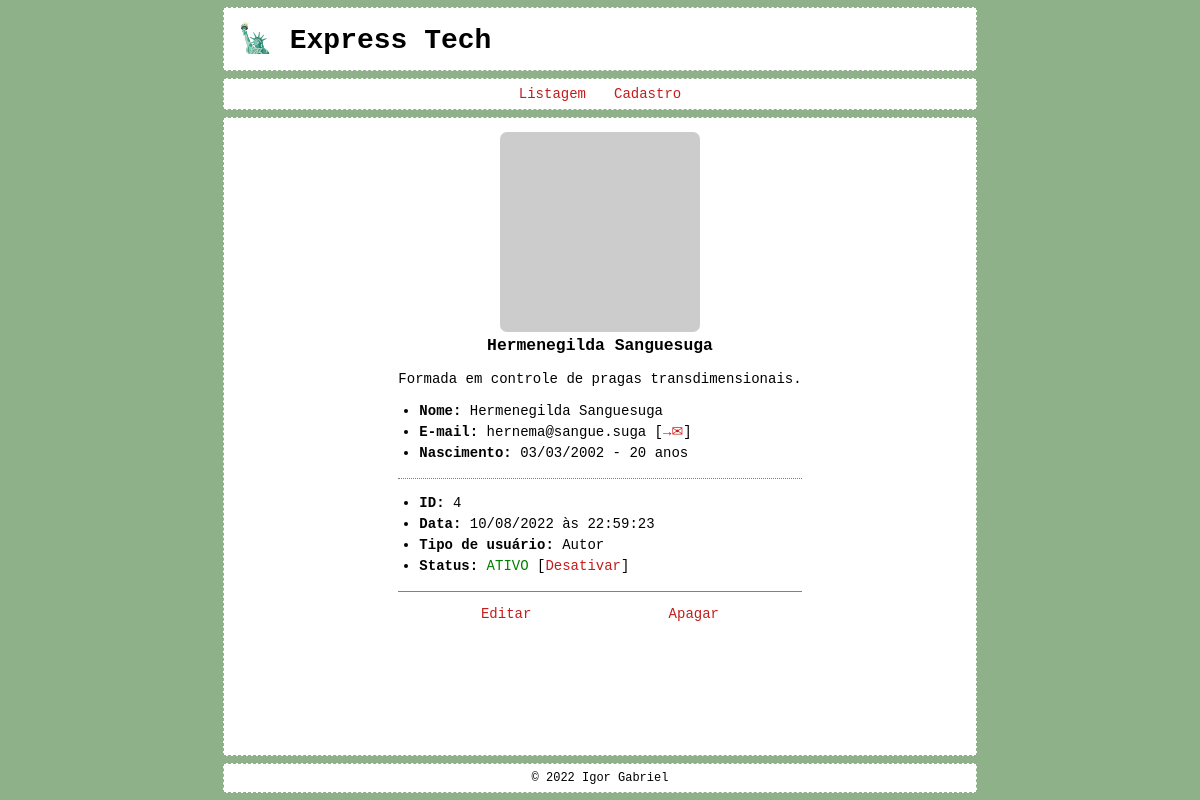
/?p=view&u=4, run on the app's committed database.
### tables this page shows
CREATE TABLE users (
    id INT PRIMARY KEY NOT NULL AUTO_INCREMENT,
    date TIMESTAMP NOT NULL DEFAULT CURRENT_TIMESTAMP,
    name VARCHAR(255) NOT NULL,
    email VARCHAR(255) NOT NULL,
    password VARCHAR(255) NOT NULL,
    birth DATE NOT NULL,
    avatar VARCHAR(255) NOT NULL,
    bio TEXT,
    type ENUM('user', 'author', 'moderator', 'admin') DEFAULT 'user',
    status ENUM('active', 'inactive', 'deleted') DEFAULT 'active'
);

### config/_config.php (called while the page is built, shortened)
<?php
function get_age($birthdate)
{
    $birth_date = date('Y-m-d', strtotime($birthdate));
    list($byear, $bmonth, $bday) = explode('-', $birth_date);
    $age = date("Y") - $byear;
    return $age;
}

### page/view.php (the view, shortened to what this page needs)
<?php
$id = 0;
if (isset($_GET['u'])) $id = intval($_GET['u']);
$sql = <<<SQL
SELECT
    *,
    DATE_FORMAT(date, '%d/%m/%Y às %H:%i:%s') AS date_br,
    DATE_FORMAT(birth, '%d/%m/%Y') AS birth_br
FROM users
WHERE
    id = '{$id}'
    AND status != 'deleted'
SQL;
$res = $conn->query($sql);
$user = $res->fetch_assoc();
$parts = explode(' ', $user['name']);
$user['viewname'] = $parts[0] . ' ' . $parts[count($parts) - 1];
$user['age'] = get_age($user['birth']);
if ($user['status'] == 'active') {
    $user_status = '<span class="active">ATIVO</span> [<a href="/?p=status&u=' . $id . '&a=0">Desativar</a>]';
} else {
    $user_status = '<span class="inactive">INATIVO</span> [<a href="/?p=status&u=' . $id . '&a=1">Ativar</a>]';
}
switch ($user['type']) {
    case 'author':
        $user_type = "Autor";
        break;
}
$user_bio = nl2br(htmlspecialchars($user['bio']));
$page_content = <<<HTML
<div class="user-box">
    <div class="user-image"><img src="{$user['avatar']}" alt="{$user['name']}"></div>
    <div class="user-data">
        <h3>{$user['viewname']}</h3>
        <p>{$user_bio}</p>
        <ul>
            <li><strong>Nome:</strong> {$user['name']}</li>
            <li><strong>E-mail:</strong> {$user['email']} [<a href="mailto:{$user['email']}" target="_blank" title="Enviar e-mail para {$user['name']}">&rarr;&#9993;</a>]</li>
            <li><strong>Nascimento:</strong> {$user['birth_br']} - {$user['age']} anos</li>
        </ul>
        <hr>
        <ul>
            <li><strong>ID:</strong> {$user['id']}</li>
            <li><strong>Data:</strong> {$user['date_br']}</li>
            <li><strong>Tipo de usuário:</strong> {$user_type}</li>
            <li><strong>Status:</strong> {$user_status}</li>
        </ul>
    </div>
    <div class="user-tools">
        <a href="/?p=edit&u={$id}">Editar</a>
        <a href="/?p=delete&u={$id}">Apagar</a>
    </div>
</div>
HTML;

### css/style.css (style rules this page uses)
* { box-sizing: border-box; outline: none; }
html, body { position: relative; width: 100%; height: 100%; margin: 0; padding: 0; font-size: 14px; font-family: monospace; background: rgb(143, 177, 137); }
body { background: rgb(143, 177, 137); }
a { color: rgb(197, 27, 27); text-decoration: none; }

### css/view.css (style rules this page uses)
.user-box { display: table; margin: 1rem auto; }
.user-box hr { border: none; border-bottom: 1px dotted grey; }
.user-image img { display: block; margin: auto; width: 200px; border-radius: .5rem; }
.user-data h3 { text-align: center; margin-top: .25rem; }
.user-data ul { padding-left: 1.5rem; font-size: small; line-height: 1.5; }
.user-tools { display: flex; justify-content: space-around; padding: 1rem; border-top: 1px solid grey; }
.user-box .active { color: green; }
@media (min-width: 426px) { .user-data ul { font-size: inherit; } }

### data on the page
users: name "Hermenegilda Sanguesuga", bio "Formada em controle de pragas transdimensionais.", email "hernema@sangue.suga", id "4", type "Autor"

### other printed values
$user['birth_br'] "03/03/2002"
$user['age'] "20"
$user['date_br'] "10/08/2022 às 22:59:23"
